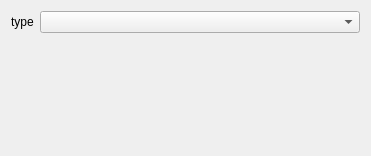
<?xml version="1.0" encoding="UTF-8"?>
<ui version="4.0">
 <class>Form</class>
 <widget class="QWidget" name="Form">
  <property name="geometry">
   <rect>
    <x>0</x>
    <y>0</y>
    <width>371</width>
    <height>156</height>
   </rect>
  </property>
  <property name="windowTitle">
   <string>Form</string>
  </property>
  <layout class="QFormLayout" name="formLayout">
   <property name="fieldGrowthPolicy">
    <enum>QFormLayout::AllNonFixedFieldsGrow</enum>
   </property>
   <item row="0" column="0">
    <widget class="QLabel" name="label_2">
     <property name="text">
      <string>type</string>
     </property>
    </widget>
   </item>
   <item row="0" column="1">
    <widget class="QComboBox" name="fk_pressurecontrol_type"/>
   </item>
  </layout>
 </widget>
 <resources/>
 <connections/>
</ui>
